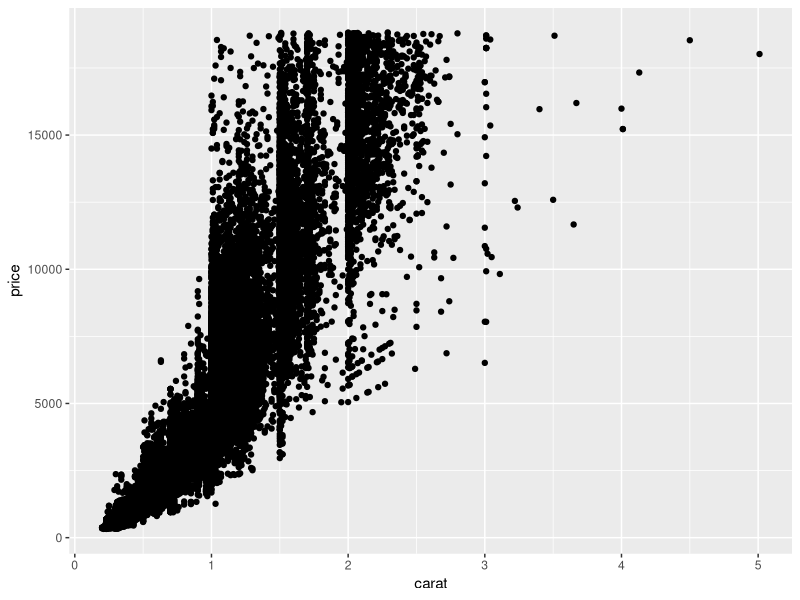
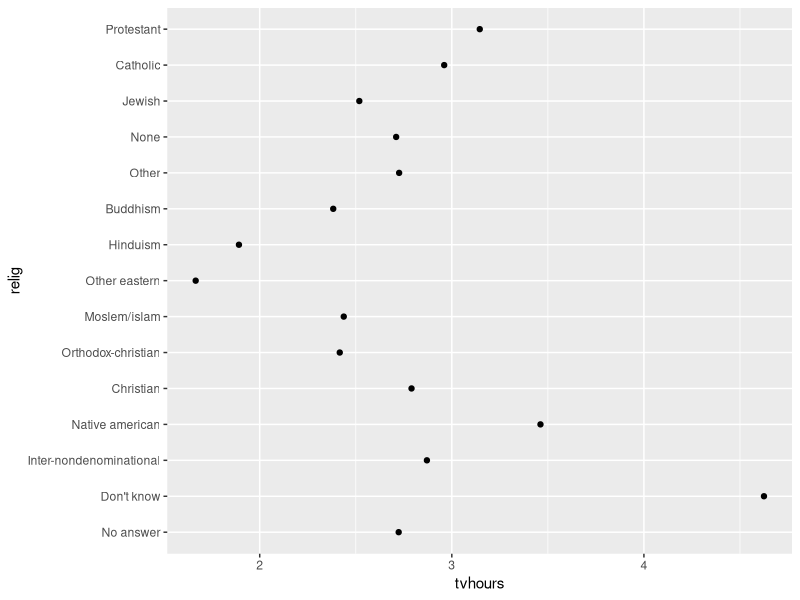
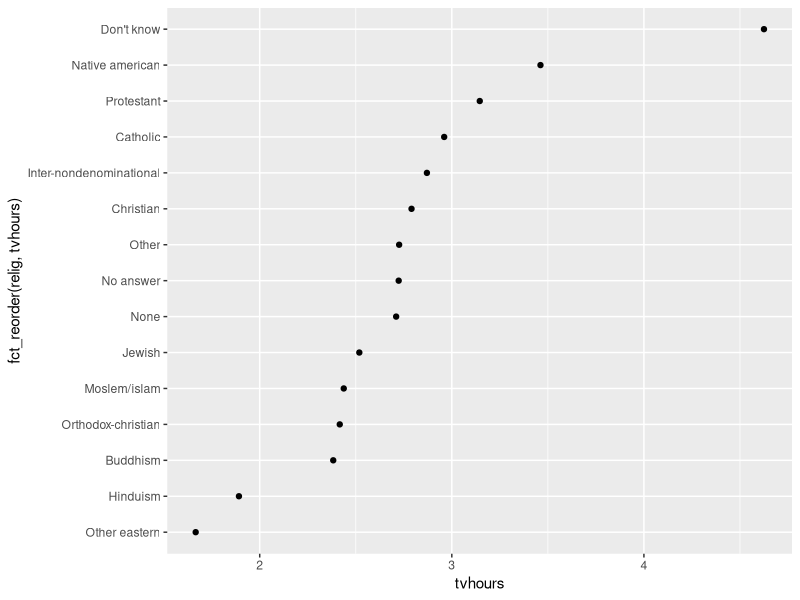
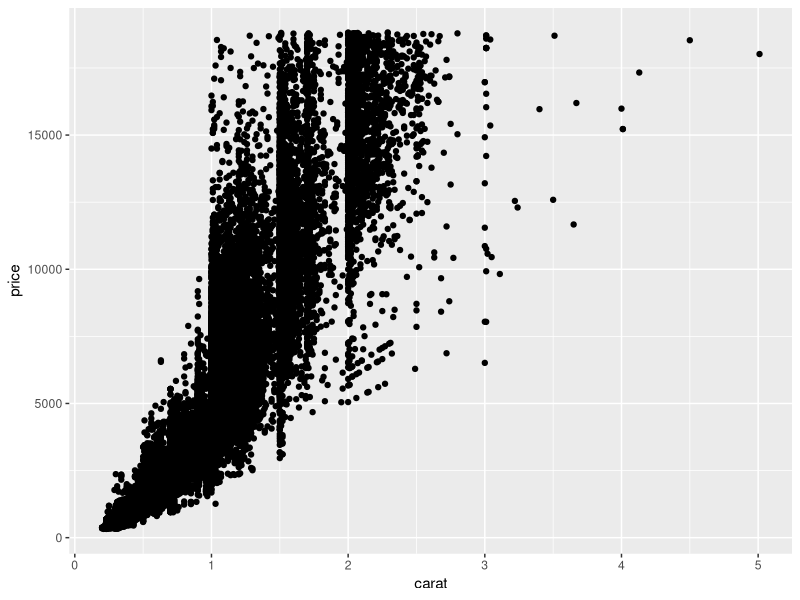

Write the R code that produced these figures, in order.
## ---- chunk 1
knitr::opts_chunk$set(echo = TRUE)
## ---- chunk 2
7 + 6
## ---- chunk 3
a <- 4

## ---- chunk 4
b <- "my name"
c <- FALSE
d <- c(1,2,3.0,4)
## ---- chunk 5
my_list <- c(1,2,3,4,5)
my_list_2 <- c("my_name", "my_address", "my_number")
## ---- chunk 6
sum(d)
mean(d)
mean(d, na.rm = FALSE) #doesn't change result since we have no NAs yet
e <- c(1,2,3,4,NA,5)
mean(e)
mean(e, na.rm = TRUE)
seq(from = 1, to = 10, by =2)

## ---- chunk 7
class(a)
class(b)
class(c)
class(d)
## ---- chunk 8
length(my_list)
length(my_list_2)
sum(my_list)
my_list[4] #gets the 4th value.
#sum(my_list_2) this kicks back an error
## ---- chunk 9
#install.packages("tidyverse")

## ---- chunk 10
library(tidyverse)
## ---- chunk 11
ggplot(diamonds, aes(carat, price)) + 
  geom_point()
ggsave("diamondPlot.pdf")
write_csv(diamonds, "diamonds3.csv")
## ---- chunk 12



set.seed(100) #this sets the randomizer so if you run this code you get the same results i did
temp <- sample(0:1, 20, replace=T)
temp

is.factor(temp)
is.numeric(temp)
#ok, so we now have a list of numbers
#remember that factors are categories
#so, we are going to assign factors to these values
#uses the argument labels
temp_f <- factor(temp, labels = c("femur", "tibia"))
temp_f #hey, that is kinda cool! lets check if it still numeric
is.numeric(temp_f)
is.factor(temp_f) #sweet!
#so that works with numbers, but what about strings

size <- c("small", "medium", "small", "small", "small", "small", "medium", "small",
          "medium", "medium", "medium", "medium", "medium", "tall", "tall",
          "small", "medium", "medium", "small", "tall")
is.factor(size)
is.character(size)
#ok, so how do we turn this into a factor? lets what we did before
size_f <- factor(size)
is.factor(size_f)
size_f #but lets take a closer look at the levels..
?levels #read the help here and try to see what it does
levels(size_f)
# ok, so notice the order of the levels. here, they are sorted alphabetically
#this might not be what you want (in fact, it rarely is.). I've had many
#issues with R that comes down to this problem. Dplyr/ggplot makes it a little
#easier, but you still going to have problems
#so, how to fix this:

#we need to set the levels!
size_f2 <- factor(size, levels=c("small", "medium", "tall"))

#the above code says somthing like "take the size vector and set the levels so that are in this order: small, medium, tall

is.factor(size_f2)
levels(size_f2) #woot. they are now in the right 

###
#sometimes you might need to use ordinal data. for that we use ordered factors
#note: ordinal data is when we the order of the values matters,
#but we can't say how much of a difference there is between each.
#the data is ranked but the distance between categories isn't clear
#so, if we are measuring something like job satisifaction
#hard to say how much better 'very happy' is from 'happy'
#e.g. likert scale

size_ordered <-  ordered(size, levels =c("small", "medium", "tall"))
size_ordered
size_f2
#note in size_ordered you see the '<' 

table(size)
table(size_ordered)

#the last thing i want to mention is adding data. now,
#you might think this is easier to do in excel
#but remember that R has the plus of perserving
#all you steps. Plus, this way you aren't messing with
#the original data

size_f2[21] <- "very.tall"
#we get an error message. note it says 'invalid factor'
size_f2 
#there is now a NA. this is cause R doesn't know how to deal 
#with the new factor
#we need to add the new factor
size_f2 <- factor(size_f2, levels = c(levels(size_f2), "very.tall")) #ok, so this
#is a bit long. but levels is the same. just cheating a bit by usinf the levels(size_f2)
#function to get the original levels from the list. As you getbetter w/ R
#you learn these little tricks to help. avoids making mistakes...
size_f2
size_f2[21] <- "very.tall"
####ok, but lets say we don't want 'very tall' anymore. This could become
#problem when making images since it may still show up even if we just
#remove it
#first, we get rid of the elements we dont want
size_f2_new <- size_f2[size_f2 != "very.tall"]
#then, we 'refactor' it
size_f2_new <- factor(size_f2_new)
size_f2_new
#note the difference between the 2 tables
table(size, temp)
table(size_f2_new, temp_f)


#finally, lets put it all together
data <- c(34, 39, 63, 44, 47, 47, 57, 39, 48, 47, 34, 37, 47, 47, 39, 47, 47, 50, 28, 60)

my_data <- data.frame(temp, temp_f, size, size_f2_new, data)
my_data
## ---- chunk 13
library(tidyverse) # be sure to load the package
relig_summary <- gss_cat %>%
  group_by(relig) %>%
  summarise(
    age = mean(age, na.rm = TRUE),
    tvhours = mean(tvhours, na.rm = TRUE),
    n = n()
  )

ggplot(relig_summary, aes(x = tvhours,  y= relig)) + geom_point() # this function ggplot takes a lot fo arguments and we will work on it soon. for now note that we give it the X and Y axis and then tell it to make a point graph 
## ---- chunk 14
ggplot(relig_summary, aes(tvhours, fct_reorder(relig, tvhours))) + 
  geom_point()
## ---- chunk 15
gss_cat %>%
  mutate(partyid = fct_recode(partyid,
                              "Republican, strong"    = "Strong republican",
                              "Republican, weak"      = "Not str republican",
                              "Independent, near rep" = "Ind,near rep",
                              "Independent, near dem" = "Ind,near dem",
                              "Democrat, weak"        = "Not str democrat",
                              "Democrat, strong"      = "Strong democrat"
  )) %>%   count(partyid)
